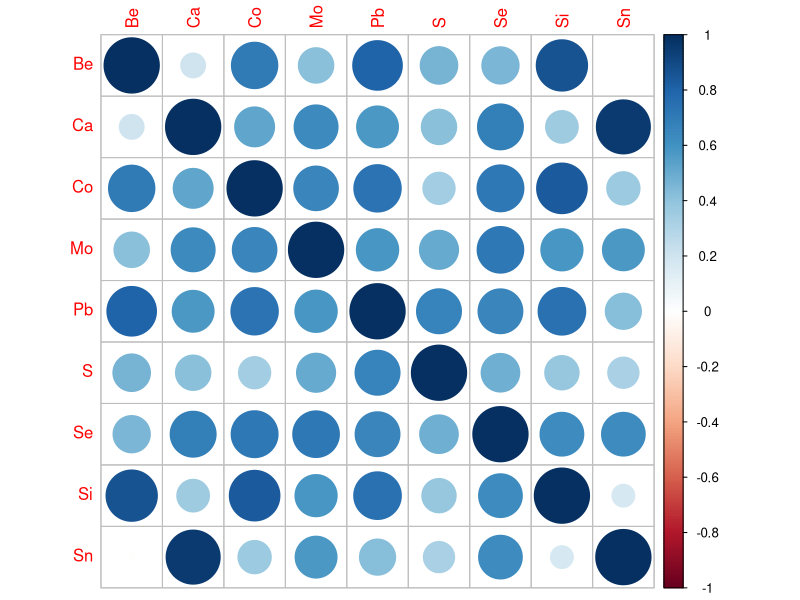
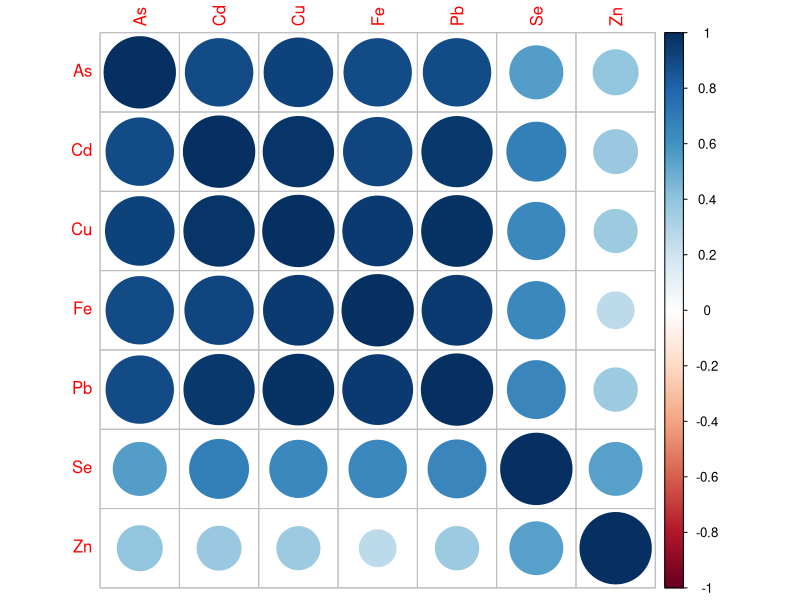
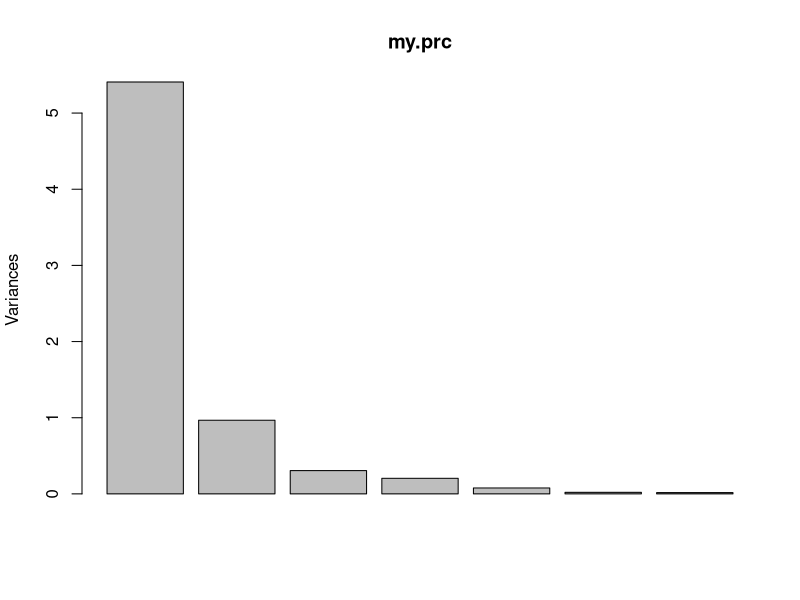
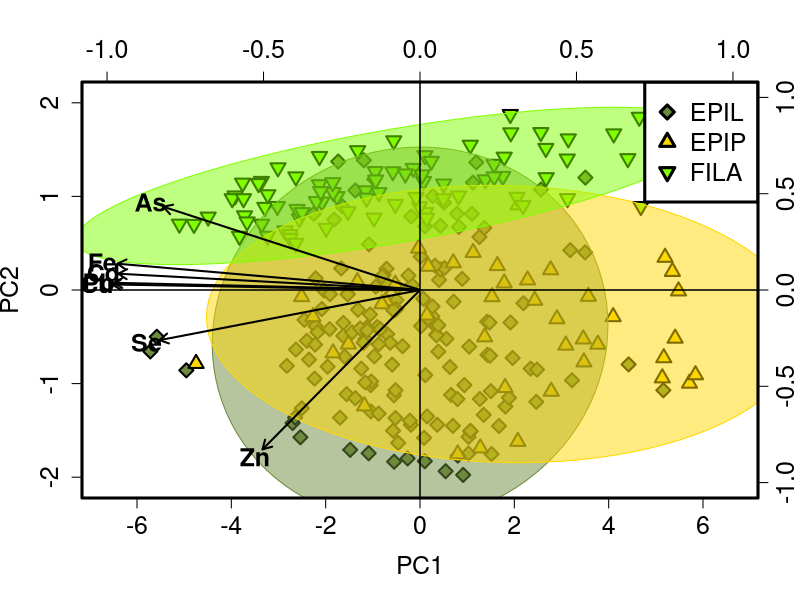

R code for these plots, in order:
library("readr")
library("corrplot")
library("vegan")

alldata <- data.frame(read_csv("2_incremental/20220420_STANDING_CROP.csv"))

alldata$SAMPLING_DATE<-as.Date(alldata$SAMPLING_DATE, format = "%m/%d/%Y")

names(alldata)

COMPARTMENTS <- alldata[which(alldata$SAMPLE_DESCRIPTOR == "EPIL"| alldata$SAMPLE_DESCRIPTOR == "EPIP" | alldata$SAMPLE_DESCRIPTOR == "FILA"),]
COMPARTMENTS <- COMPARTMENTS[-217,]

nrow(COMPARTMENTS)
names(COMPARTMENTS)

####Least VIF####

LABELS<-as.data.frame(na.omit(COMPARTMENTS[,c(c(3,4,6),c(17,18,20,31,35,36,40,41,44)+39)]))
LABELS<-LABELS[order(LABELS$SAMPLE_DESCRIPTOR, decreasing = F), ]
PCA.DF<-as.data.frame(LABELS[,c(4:ncol(LABELS))])
names(LABELS)
names(PCA.DF)<- c("Be","Ca","Co","Mo","Pb","S","Se","Si","Sn")

cor(PCA.DF)
corrplot(cor(PCA.DF), method = "circle", lwd=2) 


####Big 5+Fe+Se####

LABELS<-as.data.frame(na.omit(COMPARTMENTS[,c(c(3,4,6),c(13,19,22,25,35,40,49)+39)]))
LABELS<-LABELS[order(LABELS$SAMPLE_DESCRIPTOR, decreasing = F), ]
PCA.DF<-as.data.frame(LABELS[,c(4:ncol(LABELS))])
names(PCA.DF)<- c("As","Cd","Cu","Fe","Pb","Se","Zn")

cor(PCA.DF)
corrplot(cor(PCA.DF), method = "circle", lwd=2) 


###PCA###

PCA.DF<-log(PCA.DF)
my.data <- PCA.DF
my.data <- as.matrix(scale(my.data, center = TRUE, scale = TRUE))
nrow(my.data)
my.prc <- prcomp(my.data)

plot(my.prc)

sd <- my.prc$sdev
correlations <- t(t(my.prc$rotation)*sd)

summary(my.prc)

#####PLOT####

colors <- c(colors()[89], "gold", "chartreuse")
colors <- colors[as.numeric(factor(na.omit(LABELS$SAMPLE_DESCRIPTOR)))]

dev.new()

plot	(my.prc$x,
      pch=c(23,24,25)[as.numeric(factor(LABELS$SAMPLE_DESCRIPTOR))],
      xlim=c(-max(abs(range(my.prc$x[,1]))),max(abs(range(my.prc$x[,1])))),	
      ylim=c(-max(abs(range(my.prc$x[,2]))),max(abs(range(my.prc$x[,2])))), 
      #      asp = 1,
      cex.lab=1.5, cex.axis=1.5, cex.main=1.4, cex.sub=1.4, 
      col="black",
      bg=colors,
      cex=1.5,
      lwd=2
)
#	col="black")

tab <- matrix(c(my.prc$x[,1], my.prc$x[,2]), ncol=2)

panel.first= {
  ordiellipse(tab,LABELS$SAMPLE_DESCRIPTOR,conf=0.95, draw ="polygon", col=c(adjustcolor(colors()[89], alpha.f=0.25),adjustcolor("gold", alpha.f=0.25),adjustcolor("chartreuse", alpha.f=0.25)), border=c(colors()[89],"gold","chartreuse"))
}


legend(x = "topright", legend = levels(factor(LABELS$SAMPLE_DESCRIPTOR)), 
       pch=c(23,24,25), 
       cex = 1.5, 
       box.lwd=3,
       col = "black", 
       pt.bg=c(colors()[89], "gold", "chartreuse"), pt.lwd=3)

par(new=TRUE)

plot	(correlations[1,],
      correlations[2,],
      col="NA",
      xlim=c(-1,1),
      ylim=c(-1,1),
      xaxt="n",
      yaxt="n",
      xlab="",
      ylab="")

arrows(0, 0, 
       x1 = correlations[,1], 
       y1 = correlations[,2], 
       length = 0.1, angle = 30, lwd =2.0,
       code = 2, col = par("fg"), 
       lty = par("lty"))

text(	x=correlations[,1]*1.05,
      y=correlations[,2]*1.05,
      labels = names(PCA.DF), 
      cex=1.5,
      font=2)

rownames(my.prc$rotation)

box(lwd=3)

#legend('topright', legend = levels(wa$Stream), col = 1:4, cex = 1, pch = 19)

coordnames<-data.frame(correlations[,1]*1.1,correlations[,2]*1.1)

coordnames

axis(3, cex.axis=1.5)
mtext("y2",side=4,line=2, col="Blue")
axis(4, cex.axis=1.5)
mtext("y2",side=4,line=2, col="Blue")

abline(h=c(0,0))
abline(v=c(0,0))

